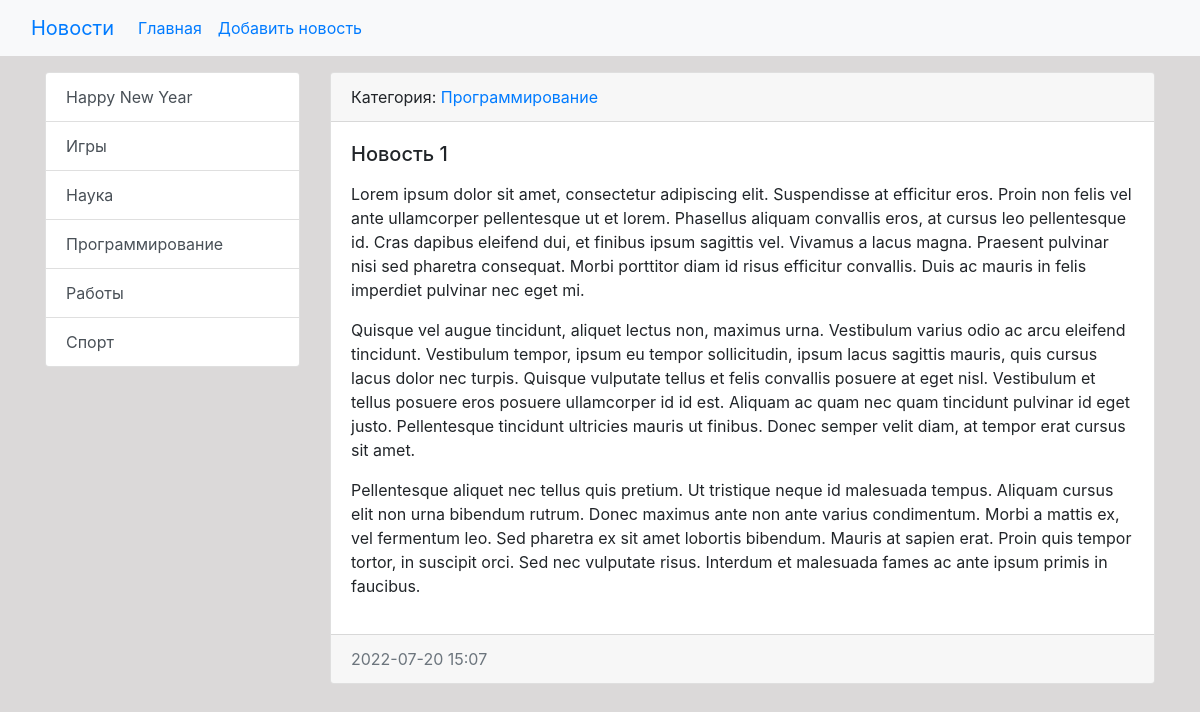
Screenshot of /news/1 with the database file from the repository.
### news/models.py (models this page shows, shortened)
class Category(models.Model):
    title = models.CharField(max_length=150, db_index=True, verbose_name='Наименование категории')
    def get_absolute_url(self):
        return reverse('category', kwargs={"category_id": self.pk})
    def __str__(self):
        return self.title
    class Meta:
        verbose_name = 'Категории'
        verbose_name_plural = 'Категории'
        ordering = ['title']

class News(models.Model):
    title = models.CharField(max_length=150, verbose_name='Наименование')  # Атрибут max_length
    content = models.TextField(blank=True,
                               verbose_name='Контет')  # blant=True означает, что поле можно не заполнять(не обязательное поле)
    created_at = models.DateTimeField(auto_now_add=True, verbose_name='Дата Публикации')
    updated_at = models.DateTimeField(auto_now=True, verbose_name='Обновлено')
    photo = models.ImageField(upload_to='photos/%Y/%m/%d/', verbose_name='Фото', blank=True)
    is_published = models.BooleanField(default=True, verbose_name='Опубликовано')
    category = models.ForeignKey('Category', on_delete=models.PROTECT,
                                 verbose_name='Категория',
                                 default=True)  # в ' ' (кавычках) потому что класс Category указан после объявления этой(category = ('Category')) переменной
    views = models.IntegerField(default=0)
    class Meta:
        verbose_name = 'Новость'
        verbose_name_plural = 'Новости'
        ordering = ['created_at']  # Сортировка

### news/views.py (the view)
# urls.py: path('news/<int:pk>', ViewNews.as_view(), name='view_news'),
class ViewNews(DetailView):
    model = News
    template_name = 'news/view_news.html'
    context_object_name = 'news_item'

### news/templatetags/news_tags.py (called while the page is built)
@register.inclusion_tag('news/list_categories.html')
def show_categories(arg1='Hello', arg2='world!'):
    categories = Category.objects.all()
    return {"categories": categories, 'arg1': arg1, 'arg2': arg2}

### news/templates/news/view_news.html (shortened to what this page needs)
{% extends 'base.html' %}
{% block sidebar %}
{% include 'inc/_sidebar.html' %}
{% endblock %}
{% block content %}
<div class="card mb-3">
    <div class="card-header">
        Категория: <a href="{{ news_item.category.get_absolute_url }}">{{news_item.category}}</a>
    </div>
    <div class="card-body">
        <h5 class="card-title">{{ news_item.title }}</h5>
        <p class="card-text">{{ news_item.content|safe|linebreaks }}</p>
    </div>
    <div class="card-footer text-muted">
        {{news_item.created_at|date:'Y-m-d H:m'}}
    </div>
</div>
{% endblock %}

### news/templates/news/list_categories.html
<div class="list-group">
    {% for item in categories %}
    <a href="{{ item.get_absolute_url }}" class="list-group-item list-group-item-action"
       aria-current="true">{{ item.title }}</a>
    {% endfor %}
</div>

### mysite/static/css/style.css (style rules this page uses)
body { background: #dbd9d9 }

### rows the page displays
Category: title "Happy New Year"
Category: title "Игры"
Category: title "Наука"
Category: title "Программирование"
Category: title "Работы"
Category: title "Спорт"
News: category "Программирование", title "Новость 1", content "Lorem ipsum dolor sit amet, consectetur adipiscing elit. Suspendisse at efficitur eros. Proin non felis vel ante ullamcorper pellentesque ut et lorem. Phasellus aliquam convallis eros, at cursus leo pellentesque id. Cras dapibus eleifend dui, et finibus ipsum sagittis vel. Vivamus a lacus magna. Praesent pulvinar nisi sed pharetra consequat. Morbi porttitor diam id risus efficitur convallis. Duis ac mauris in felis imperdiet pulvinar nec eget mi. Quisque vel augue tincidunt, aliquet lectus non, maximus urna. Vestibulum varius odio ac arcu eleifend tincidunt. Vestibulum tempor, ipsum eu tempor sollicitudin, ipsum lacus sagittis mauris, quis cursus lacus dolor nec turpis. Quisque vulputate…", created_at "2022-07-20 15:07"
